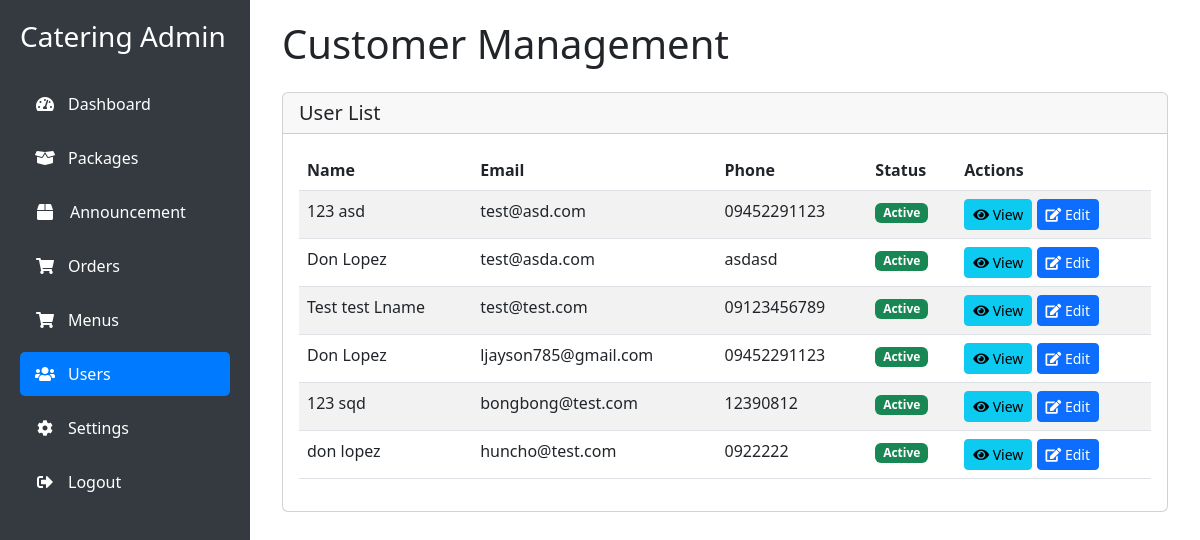
The page /admin/users.php (signed in) on the database its author committed.
### tables this page shows
CREATE TABLE `users` (
  `user_id` int(11) NOT NULL,
  `first_name` varchar(50) NOT NULL,
  `middle_name` varchar(50) DEFAULT NULL,
  `last_name` varchar(50) NOT NULL,
  `birthdate` date NOT NULL,
  `gender` varchar(50) NOT NULL,
  `address` varchar(255) NOT NULL,
  `contact_no` varchar(50) DEFAULT NULL,
  `email` varchar(255) NOT NULL,
  `profile_picture` varchar(255) DEFAULT 'default.jpg',
  `password` varchar(255) NOT NULL,
  `status` varchar(50) DEFAULT 'active',
  `created_at` timestamp NOT NULL DEFAULT current_timestamp(),
  `updated_at` timestamp NOT NULL DEFAULT current_timestamp() ON UPDATE current_timestamp()
);

### admin/users.php (the view, shortened to what this page needs)
<?php
require '../db.php';
?>
<!DOCTYPE html>
<html lang="en">
<head>
    <link href="https://cdn.jsdelivr.net/npm/bootstrap@5.3.0-alpha1/dist/css/bootstrap.min.css" rel="stylesheet">
    <link href="../css/admin.css" rel="stylesheet">
    <link rel="stylesheet" href="https://cdnjs.cloudflare.com/ajax/libs/font-awesome/5.15.4/css/all.min.css">
</head>
<body class="admin-dashboard">
    <?php include '../layout/sidebar.php'; ?>
    <div class="main-content">
        <div class="container-fluid">
            <h1 class="mb-4">Customer Management</h1>
            <div class="card">
                <div class="card-header">
                    <h5 class="mb-0">User List</h5>
                </div>
                <div class="card-body">
                    <div class="table-responsive">
                        <table class="table table-striped">
                            <thead>
                                <tr>
                                    <th>Name</th>
                                    <th>Email</th>
                                    <th>Phone</th>
                                    <th>Status</th>
                                    <th>Actions</th>
                                </tr>
                            </thead>
                            <tbody>
                                <?php
                                $stmt = $db->prepare("SELECT * FROM users");
                                $stmt->execute();
                                while ($row = $stmt->fetch(PDO::FETCH_ASSOC)): ?>
                                    <tr>
                                        <td><?php echo htmlspecialchars($row['first_name'] . ' ' . $row['last_name']); ?></td>
                                        <td><?php echo htmlspecialchars($row['email']); ?></td>
                                        <td><?php echo htmlspecialchars($row['contact_no']); ?></td>
                                        <td>
                                            <span class="badge
                                                <?php echo $row['status'] === 'active' ? 'bg-success' : 'bg-danger'; ?>">
                                                <?php echo ucfirst($row['status']); ?>
                                            </span>
                                        </td>
                                        <td>
                                            <a href="view_user.php?id=<?php echo $row['user_id']; ?>" class="btn btn-info btn-sm">
                                                <i class="fas fa-eye"></i> View
                                            </a>
                                            <a href="edit_user.php?id=<?php echo $row['user_id']; ?>" class="btn btn-primary btn-sm">
                                                <i class="fas fa-edit"></i> Edit
                                            </a>
                                        </td>
                                    </tr>
                                <?php endwhile; ?>
                            </tbody>
                        </table>
                    </div>
                </div>
            </div>
        </div>
    </div>
</body>
</html>

### css/admin.css (style rules this page uses)
.main-content { margin-left: 250px; transition: margin 0.3s ease; padding: 20px; }

### rows shown on the page
users: first_name+last_name "123 asd", email "test@asd.com", contact_no "09452291123", status "Active"
users: first_name+last_name "Don Lopez", email "test@asda.com", contact_no "asdasd", status "Active"
users: first_name+last_name "Test test Lname", email "test@test.com", contact_no "09123456789", status "Active"
users: first_name+last_name "Don Lopez", email "ljayson785@gmail.com", contact_no "09452291123", status "Active"
users: first_name+last_name "123 sqd", email "bongbong@test.com", contact_no "12390812", status "Active"
users: first_name+last_name "don lopez", email "huncho@test.com", contact_no "0922222", status "Active"
